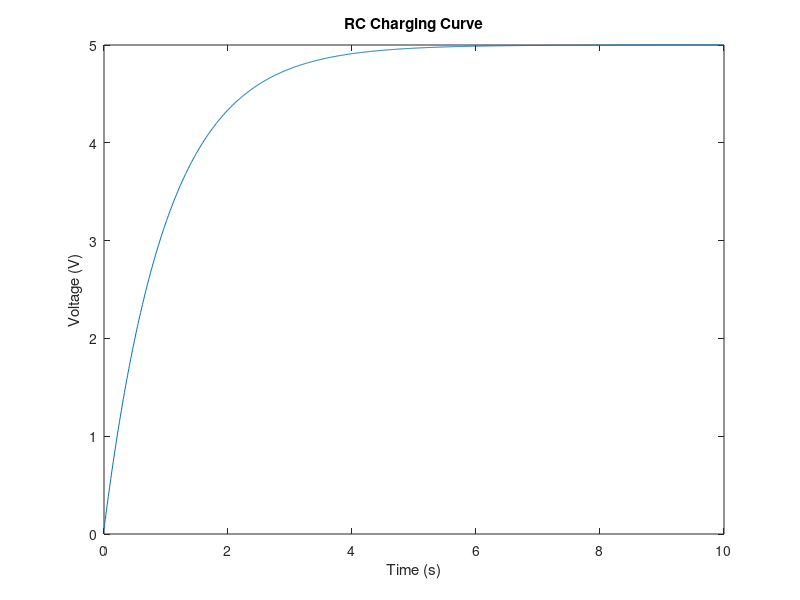

The MATLAB source for this figure:
% Written by Ben Champagne 3/31/2026

%% Project 2: Battery Discharge Model (RC Circuit Simulation)

clc; % clears command window
clear; % removes all variables from workspace

%% Parameters
dt = 0.01; % sets time step for simulation in seconds
t_end = 10; % defines total simulation time in seconds
t = 0:dt:t_end; % creates time vector from 0 to t_end with step dt

R = 1000; % sets resistance in ohms
C = 0.001; % sets capacitance in farads
V_source = 5; % sets constant voltage source in volts

%% Initialize variables
V = 0; % initializes capacitor voltage at 0 volts
V_hist = []; % initializes array to store voltage history over time

%% Simulation loop
for i = 1:length(t) % loops through each time step
    dV = (V_source - V)/(R*C); % computes rate of change of voltage using RC differential equation
    V = V + dV*dt; % updates voltage using Euler integration method
    V_hist(end+1) = V; % appends updated voltage to history array
end % ends simulation loop

%% Plot
plot(t, V_hist); % plots capacitor voltage over time
xlabel('Time (s)'); % labels x-axis as time in seconds
ylabel('Voltage (V)'); % labels y-axis as voltage in volts
title('RC Charging Curve'); % sets plot title
